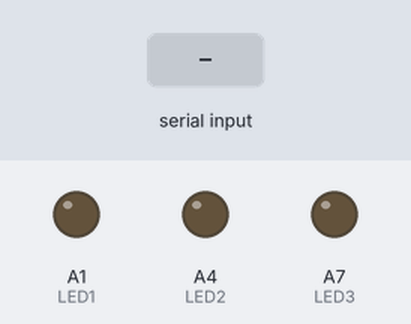
A program run on a simulated Teensy 3. On the bench: output pins drawn as LEDs (lit = HIGH). The test bench sets the inputs (shaded band).

Above: at 1.2 s.
1.3 s: "1" received over the second serial link
At 2.2 s:
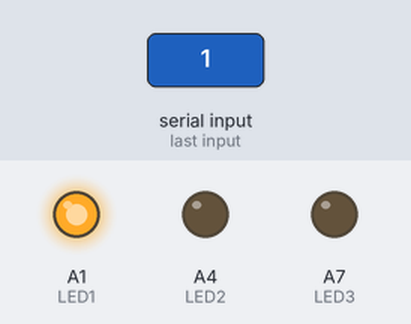
Timing chart, 0 to 4.3 s (numbered marks = the images above; inputs shaded):
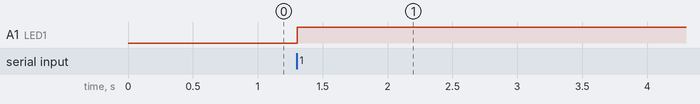

Measured:
- after the input at 1.3 s, A1 (LED1): LOW → HIGH at once

The program:

main.cpp
```cpp
#include "Arduino.h"

#define LED1 15
#define LED2 18
#define LED3 21
#define BAUD 9600

int VAL;
void setup() {
  VAL = 0;
  pinMode(LED1, OUTPUT);
  pinMode(LED2, OUTPUT);
  pinMode(LED3, OUTPUT);
  Serial1.begin(BAUD);
  digitalWrite(LED1, LOW);
  digitalWrite(LED2, LOW);
  digitalWrite(LED3, LOW);
}

void loop() {
  if (Serial1.available()) {
    digitalWrite(LED1, HIGH);
  }
  delay(10);
}
```
